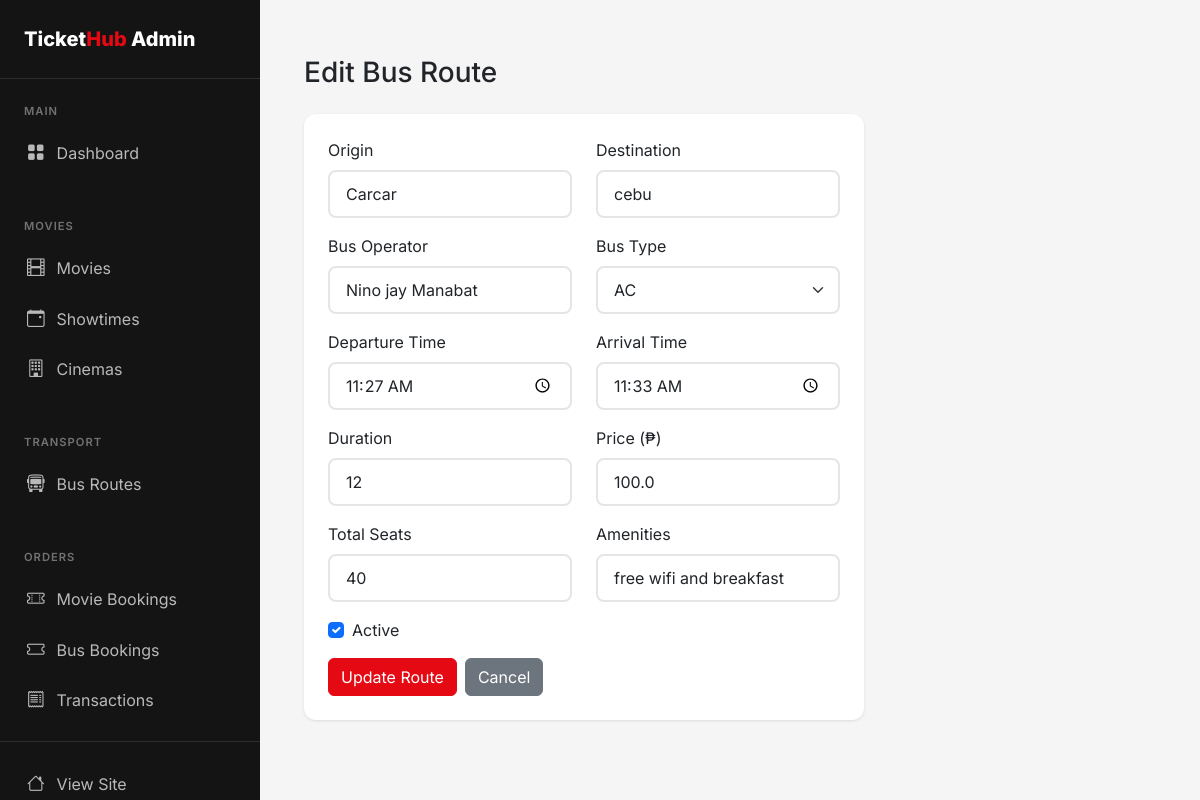
Page /admin/bus-routes/edit/1 (signed in) on the earlier database version.
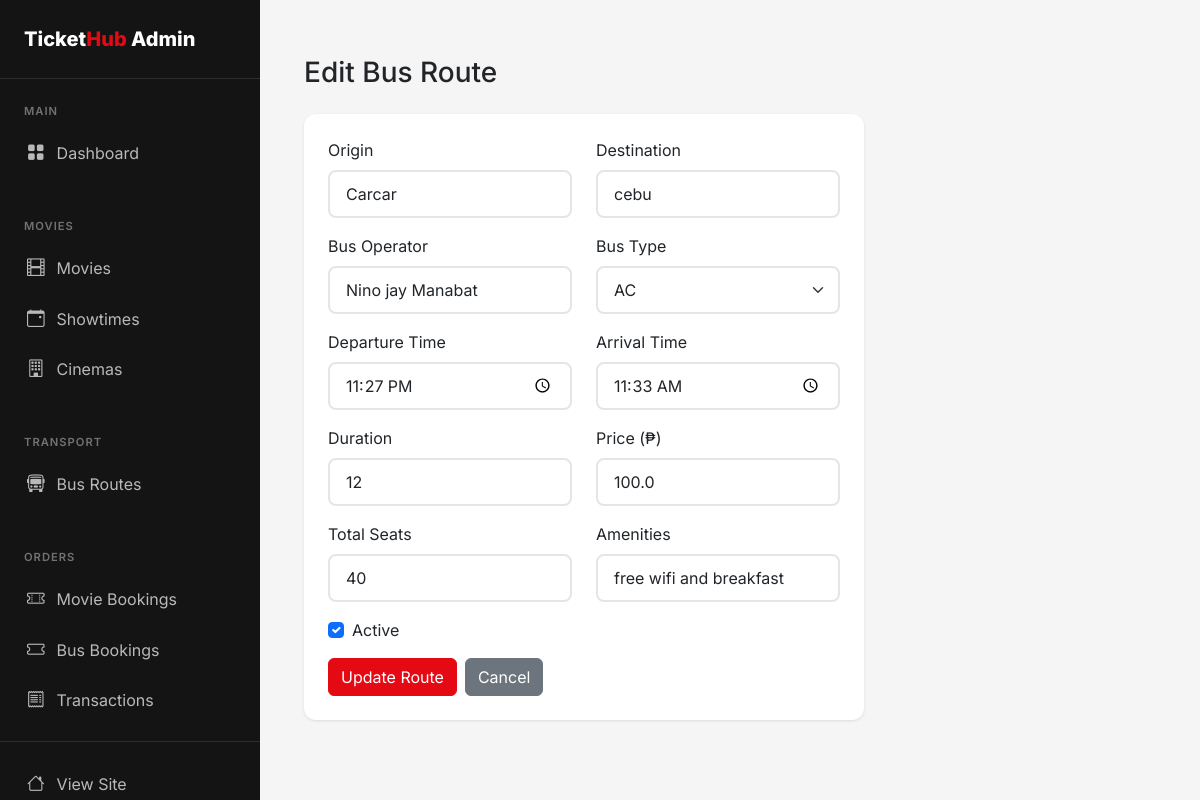
Same page on the later database version.
### flask_app/app.py (models this page shows)
class BusRoute(db.Model):
    id = db.Column(db.Integer, primary_key=True)
    origin = db.Column(db.String(100), nullable=False)
    destination = db.Column(db.String(100), nullable=False)
    bus_operator = db.Column(db.String(100))
    bus_type = db.Column(db.String(50))  # AC, Non-AC, Sleeper, etc.
    departure_time = db.Column(db.Time, nullable=False)
    arrival_time = db.Column(db.Time, nullable=False)
    duration = db.Column(db.String(50))
    price = db.Column(db.Float, nullable=False)
    total_seats = db.Column(db.Integer, default=40)
    amenities = db.Column(db.String(255))  # WiFi, Charging, etc.
    is_active = db.Column(db.Boolean, default=True)
    schedules = db.relationship('BusSchedule', backref='route', lazy=True)

### flask_app/app.py (the view, shortened to what this page needs)
@app.route('/admin/bus-routes/edit/<int:route_id>', methods=['GET', 'POST'])
@login_required
@admin_required
def admin_edit_bus_route(route_id):
    route = BusRoute.query.get_or_404(route_id)
    return render_template('admin/bus/edit.html', route=route)

### flask_app/app.py (called while the page is built)
@app.after_request
def add_no_cache_headers(response):
    if request.endpoint != 'static':
        response.headers['Cache-Control'] = 'no-store, no-cache, must-revalidate, private, max-age=0'
        response.headers['Pragma'] = 'no-cache'
        response.headers['Expires'] = '0'
    return response

@login_manager.user_loader
def load_user(user_id):
    return User.query.get(int(user_id))

def admin_required(f):
    @wraps(f)
    def decorated_function(*args, **kwargs):
        if not current_user.is_authenticated or not current_user.is_admin:
            flash('You need admin access for this action.', 'error')
            return redirect(url_for('index'))
        return f(*args, **kwargs)
    return decorated_function

### flask_app/templates/admin/bus/edit.html (shortened to what the changed rows need)
{% extends 'admin/base.html' %}
{% block admin_content %}
<div class="container-fluid py-4">
    <div class="row mb-4">
        <div class="col-12">
            <h1 class="h3 mb-0">Edit Bus Route</h1>
        </div>
    </div>
    <div class="row">
        <div class="col-lg-8">
            <div class="card">
                <div class="card-body p-4">
                    <form method="POST" action="{{ url_for('admin_edit_bus_route', route_id=route.id) }}">
                        <div class="row">
                            <div class="col-md-6 mb-3">
                                <label class="form-label">Origin</label>
                                <input type="text" class="form-control" name="origin" value="{{ route.origin }}" required>
                            </div>
                            <div class="col-md-6 mb-3">
                                <label class="form-label">Destination</label>
                                <input type="text" class="form-control" name="destination" value="{{ route.destination }}" required>
                            </div>
                        </div>
                        <div class="row">
                            <div class="col-md-6 mb-3">
                                <label class="form-label">Bus Operator</label>
                                <input type="text" class="form-control" name="bus_operator" value="{{ route.bus_operator or '' }}">
                            </div>
                            <div class="col-md-6 mb-3">
                                <label class="form-label">Bus Type</label>
                                <select class="form-select" name="bus_type">
                                    <option value="AC" {% if route.bus_type == 'AC' %}selected{% endif %}>AC</option>
                                </select>
                            </div>
                        </div>
                        <div class="row">
                            <div class="col-md-6 mb-3">
                                <label class="form-label">Departure Time</label>
                                <input type="time" class="form-control" name="departure_time" value="{{ route.departure_time.strftime('%H:%M') }}" required>
                            </div>
                            <div class="col-md-6 mb-3">
                                <label class="form-label">Arrival Time</label>
                                <input type="time" class="form-control" name="arrival_time" value="{{ route.arrival_time.strftime('%H:%M') }}" required>
                            </div>
                        </div>
                        <div class="row">
                            <div class="col-md-6 mb-3">
                                <label class="form-label">Duration</label>
                                <input type="text" class="form-control" name="duration" value="{{ route.duration or '' }}" placeholder="e.g., 8 hours">
                            </div>
                            <div class="col-md-6 mb-3">
                                <label class="form-label">Price (₱)</label>
                                <input type="number" class="form-control" name="price" value="{{ route.price }}" step="0.01" required>
                            </div>
                        </div>
                        <div class="row">
                            <div class="col-md-6 mb-3">
                                <label class="form-label">Total Seats</label>
                                <input type="number" class="form-control" name="total_seats" value="{{ route.total_seats }}" required>
                            </div>
                            <div class="col-md-6 mb-3">
                                <label class="form-label">Amenities</label>
                                <input type="text" class="form-control" name="amenities" value="{{ route.amenities or '' }}" placeholder="e.g., WiFi, Charging, AC">
                            </div>
                        </div>
                        <div class="mb-3">
                            <div class="form-check">
                                <input class="form-check-input" type="checkbox" name="is_active" id="isActive" {% if route.is_active %}checked{% endif %}>
                                <label class="form-check-label" for="isActive">
                                    Active
                                </label>
                            </div>
                        </div>
                    </form>
                </div>
            </div>
        </div>
    </div>
</div>
{% endblock %}

Differences in the rows shown:
changed BusRoute "Carcar": departure_time "11:27" → "23:27"
